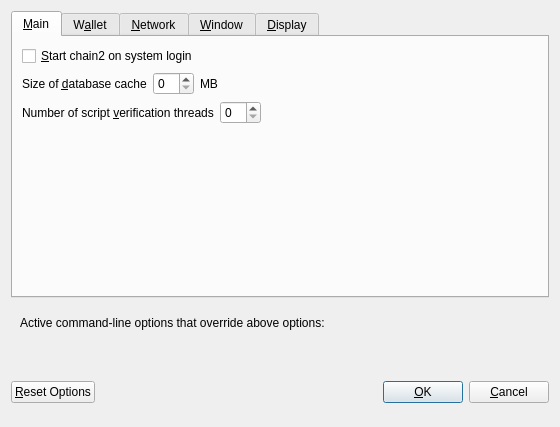
<?xml version="1.0" encoding="UTF-8"?>
<ui version="4.0">
 <class>OptionsDialog</class>
 <widget class="QDialog" name="OptionsDialog">
  <property name="geometry">
   <rect>
    <x>0</x>
    <y>0</y>
    <width>560</width>
    <height>400</height>
   </rect>
  </property>
  <property name="windowTitle">
   <string>Options</string>
  </property>
  <property name="modal">
   <bool>true</bool>
  </property>
  <layout class="QVBoxLayout" name="verticalLayout">
   <item>
    <widget class="QTabWidget" name="tabWidget">
     <property name="currentIndex">
      <number>0</number>
     </property>
     <widget class="QWidget" name="tabMain">
      <attribute name="title">
       <string>&amp;Main</string>
      </attribute>
      <layout class="QVBoxLayout" name="verticalLayout_Main">
       <item>
        <widget class="QCheckBox" name="bitcoinAtStartup">
         <property name="toolTip">
          <string>Automatically start chain2 after logging in to the system.</string>
         </property>
         <property name="text">
          <string>&amp;Start chain2 on system login</string>
         </property>
        </widget>
       </item>
       <item>
        <layout class="QHBoxLayout" name="horizontalLayout_2_Main">
         <item>
          <widget class="QLabel" name="databaseCacheLabel">
           <property name="text">
            <string>Size of &amp;database cache</string>
           </property>
           <property name="textFormat">
            <enum>Qt::PlainText</enum>
           </property>
           <property name="buddy">
            <cstring>databaseCache</cstring>
           </property>
          </widget>
         </item>
         <item>
          <widget class="QSpinBox" name="databaseCache"/>
         </item>
         <item>
          <widget class="QLabel" name="databaseCacheUnitLabel">
           <property name="text">
            <string>MB</string>
           </property>
           <property name="textFormat">
            <enum>Qt::PlainText</enum>
           </property>
          </widget>
         </item>
         <item>
          <spacer name="horizontalSpacer_2_Main">
           <property name="orientation">
            <enum>Qt::Horizontal</enum>
           </property>
           <property name="sizeHint" stdset="0">
            <size>
             <width>40</width>
             <height>20</height>
            </size>
           </property>
          </spacer>
         </item>
        </layout>
       </item>
       <item>
        <layout class="QHBoxLayout" name="horizontalLayout_3_Main">
         <item>
          <widget class="QLabel" name="threadsScriptVerifLabel">
           <property name="text">
            <string>Number of script &amp;verification threads</string>
           </property>
           <property name="textFormat">
            <enum>Qt::PlainText</enum>
           </property>
           <property name="buddy">
            <cstring>threadsScriptVerif</cstring>
           </property>
          </widget>
         </item>
         <item>
          <widget class="QSpinBox" name="threadsScriptVerif">
           <property name="toolTip">
            <string>(0 = auto, &lt;0 = leave that many cores free)</string>
           </property>
          </widget>
         </item>
         <item>
          <spacer name="horizontalSpacer_3_Main">
           <property name="orientation">
            <enum>Qt::Horizontal</enum>
           </property>
           <property name="sizeHint" stdset="0">
            <size>
             <width>40</width>
             <height>20</height>
            </size>
           </property>
          </spacer>
         </item>
        </layout>
       </item>
       <item>
        <spacer name="verticalSpacer_Main">
         <property name="orientation">
          <enum>Qt::Vertical</enum>
         </property>
         <property name="sizeHint" stdset="0">
          <size>
           <width>20</width>
           <height>40</height>
          </size>
         </property>
        </spacer>
       </item>
      </layout>
     </widget>
     <widget class="QWidget" name="tabWallet">
      <attribute name="title">
       <string>W&amp;allet</string>
      </attribute>
      <layout class="QVBoxLayout" name="verticalLayout_Wallet">
       <item>
        <widget class="QGroupBox" name="groupBox">
         <property name="title">
          <string>Expert</string>
         </property>
         <layout class="QVBoxLayout" name="verticalLayout_2">
          <item>
           <widget class="QCheckBox" name="coinControlFeatures">
            <property name="toolTip">
             <string>Whether to show coin control features or not.</string>
            </property>
            <property name="text">
             <string>Enable coin &amp;control features</string>
            </property>
           </widget>
          </item>
          <item>
           <widget class="QCheckBox" name="spendZeroConfChange">
            <property name="toolTip">
             <string>If you disable the spending of unconfirmed change, the change from a transaction cannot be used until that transaction has at least one confirmation. This also affects how your balance is computed.</string>
            </property>
            <property name="text">
             <string>&amp;Spend unconfirmed change</string>
            </property>
           </widget>
          </item>
         </layout>
        </widget>
       </item>
       <item>
        <spacer name="verticalSpacer_Wallet">
         <property name="orientation">
          <enum>Qt::Vertical</enum>
         </property>
         <property name="sizeHint" stdset="0">
          <size>
           <width>20</width>
           <height>40</height>
          </size>
         </property>
        </spacer>
       </item>
      </layout>
     </widget>
     <widget class="QWidget" name="tabNetwork">
      <attribute name="title">
       <string>&amp;Network</string>
      </attribute>
      <layout class="QVBoxLayout" name="verticalLayout_Network">
       <item>
        <widget class="QCheckBox" name="mapPortUpnp">
         <property name="toolTip">
          <string>Automatically open the Bitcoin client port on the router. This only works when your router supports UPnP and it is enabled.</string>
         </property>
         <property name="text">
          <string>Map port using &amp;UPnP</string>
         </property>
        </widget>
       </item>
       <item>
        <widget class="QCheckBox" name="allowIncoming">
         <property name="toolTip">
          <string>Accept connections from outside</string>
         </property>
         <property name="text">
          <string>Allow incoming connections</string>
         </property>
        </widget>
       </item>
       <item>
        <widget class="QCheckBox" name="connectSocks">
         <property name="toolTip">
          <string>Connect to the Bitcoin network through a SOCKS5 proxy.</string>
         </property>
         <property name="text">
          <string>&amp;Connect through SOCKS5 proxy (default proxy):</string>
         </property>
        </widget>
       </item>
       <item>
        <layout class="QHBoxLayout" name="horizontalLayout_1_Network">
         <item>
          <widget class="QLabel" name="proxyIpLabel">
           <property name="text">
            <string>Proxy &amp;IP:</string>
           </property>
           <property name="textFormat">
            <enum>Qt::PlainText</enum>
           </property>
           <property name="buddy">
            <cstring>proxyIp</cstring>
           </property>
          </widget>
         </item>
         <item>
          <widget class="QValidatedLineEdit" name="proxyIp">
           <property name="minimumSize">
            <size>
             <width>140</width>
             <height>0</height>
            </size>
           </property>
           <property name="maximumSize">
            <size>
             <width>140</width>
             <height>16777215</height>
            </size>
           </property>
           <property name="toolTip">
            <string>IP address of the proxy (e.g. IPv4: 127.0.0.1 / IPv6: ::1)</string>
           </property>
          </widget>
         </item>
         <item>
          <widget class="QLabel" name="proxyPortLabel">
           <property name="text">
            <string>&amp;Port:</string>
           </property>
           <property name="textFormat">
            <enum>Qt::PlainText</enum>
           </property>
           <property name="buddy">
            <cstring>proxyPort</cstring>
           </property>
          </widget>
         </item>
         <item>
          <widget class="QLineEdit" name="proxyPort">
           <property name="minimumSize">
            <size>
             <width>55</width>
             <height>0</height>
            </size>
           </property>
           <property name="maximumSize">
            <size>
             <width>55</width>
             <height>16777215</height>
            </size>
           </property>
           <property name="toolTip">
            <string>Port of the proxy (e.g. 9050)</string>
           </property>
          </widget>
         </item>
         <item>
          <spacer name="horizontalSpacer_1_Network">
           <property name="orientation">
            <enum>Qt::Horizontal</enum>
           </property>
           <property name="sizeHint" stdset="0">
            <size>
             <width>40</width>
             <height>20</height>
            </size>
           </property>
          </spacer>
         </item>
        </layout>
       </item>
       <item>
        <widget class="QGroupBox" name="groupBox_2">
         <property name="title">
          <string>Speed limits</string>
         </property>
         <layout class="QGridLayout" name="gridLayout">
          <item row="2" column="0">
           <widget class="QCheckBox" name="recvShapingEnable">
            <property name="text">
             <string>Incoming</string>
            </property>
           </widget>
          </item>
          <item row="1" column="0">
           <widget class="QCheckBox" name="sendShapingEnable">
            <property name="text">
             <string>Outgoing</string>
            </property>
           </widget>
          </item>
          <item row="1" column="3">
           <widget class="QSpinBox" name="sendBurstSpinbox">
            <property name="suffix">
             <string>%</string>
            </property>
            <property name="minimum">
             <number>100</number>
            </property>
            <property name="maximum">
             <number>1000</number>
            </property>
            <property name="singleStep">
             <number>10</number>
            </property>
            <property name="value">
             <number>160</number>
            </property>
           </widget>
          </item>
          <item row="1" column="2" rowspan="2">
           <widget class="QLabel" name="recvburstlabel_2">
            <property name="text">
             <string>KB/s</string>
            </property>
           </widget>
          </item>
          <item row="2" column="3">
           <widget class="QSpinBox" name="receiveBurstSpinbox">
            <property name="suffix">
             <string>%</string>
            </property>
            <property name="minimum">
             <number>100</number>
            </property>
            <property name="maximum">
             <number>1000</number>
            </property>
            <property name="singleStep">
             <number>10</number>
            </property>
            <property name="value">
             <number>160</number>
            </property>
           </widget>
          </item>
          <item row="1" column="4">
           <spacer name="horizontalSpacer">
            <property name="orientation">
             <enum>Qt::Horizontal</enum>
            </property>
            <property name="sizeHint" stdset="0">
             <size>
              <width>40</width>
              <height>20</height>
             </size>
            </property>
           </spacer>
          </item>
          <item row="3" column="3">
           <widget class="QLabel" name="recvburstlabel">
            <property name="text">
             <string>Burst</string>
            </property>
            <property name="alignment">
             <set>Qt::AlignCenter</set>
            </property>
           </widget>
          </item>
          <item row="1" column="1">
           <widget class="QSpinBox" name="sendAveSpinbox">
            <property name="minimum">
             <number>1</number>
            </property>
            <property name="maximum">
             <number>9999</number>
            </property>
           </widget>
          </item>
          <item row="2" column="1">
           <widget class="QSpinBox" name="recvAveSpinbox">
            <property name="minimum">
             <number>1</number>
            </property>
            <property name="maximum">
             <number>9999</number>
            </property>
           </widget>
          </item>
         </layout>
        </widget>
       </item>
       <item>
        <widget class="QLabel" name="errorText">
         <property name="text">
          <string/>
         </property>
        </widget>
       </item>
       <item>
        <spacer name="verticalSpacer_Network">
         <property name="orientation">
          <enum>Qt::Vertical</enum>
         </property>
         <property name="sizeHint" stdset="0">
          <size>
           <width>20</width>
           <height>1</height>
          </size>
         </property>
        </spacer>
       </item>
      </layout>
     </widget>
     <widget class="QWidget" name="tabWindow">
      <attribute name="title">
       <string>&amp;Window</string>
      </attribute>
      <layout class="QVBoxLayout" name="verticalLayout_Window">
       <item>
        <widget class="QCheckBox" name="hideTrayIcon">
         <property name="toolTip">
          <string>&amp;Hide the icon from the system tray.</string>
         </property>
         <property name="text">
          <string>Hide tray icon</string>
         </property>
        </widget>
       </item>
       <item>
        <widget class="QCheckBox" name="minimizeToTray">
         <property name="toolTip">
          <string>Show only a tray icon after minimizing the window.</string>
         </property>
         <property name="text">
          <string>&amp;Minimize to the tray instead of the taskbar</string>
         </property>
        </widget>
       </item>
       <item>
        <widget class="QCheckBox" name="minimizeOnClose">
         <property name="toolTip">
          <string>Minimize instead of exit the application when the window is closed. When this option is enabled, the application will be closed only after selecting Exit in the menu.</string>
         </property>
         <property name="text">
          <string>M&amp;inimize on close</string>
         </property>
        </widget>
       </item>
       <item>
        <spacer name="verticalSpacer_Window">
         <property name="orientation">
          <enum>Qt::Vertical</enum>
         </property>
         <property name="sizeHint" stdset="0">
          <size>
           <width>20</width>
           <height>40</height>
          </size>
         </property>
        </spacer>
       </item>
      </layout>
     </widget>
     <widget class="QWidget" name="tabDisplay">
      <attribute name="title">
       <string>&amp;Display</string>
      </attribute>
      <layout class="QVBoxLayout" name="verticalLayout_Display">
       <item>
        <layout class="QHBoxLayout" name="horizontalLayout_1_Display">
         <item>
          <widget class="QLabel" name="langLabel">
           <property name="text">
            <string>User Interface &amp;language:</string>
           </property>
           <property name="textFormat">
            <enum>Qt::PlainText</enum>
           </property>
           <property name="buddy">
            <cstring>lang</cstring>
           </property>
          </widget>
         </item>
         <item>
          <widget class="QValueComboBox" name="lang">
           <property name="toolTip">
            <string>The user interface language can be set here. This setting will take effect after restarting chain2.</string>
           </property>
          </widget>
         </item>
        </layout>
       </item>
       <item>
        <layout class="QHBoxLayout" name="horizontalLayout_2_Display">
         <item>
          <widget class="QLabel" name="unitLabel">
           <property name="text">
            <string>&amp;Unit to show amounts in:</string>
           </property>
           <property name="textFormat">
            <enum>Qt::PlainText</enum>
           </property>
           <property name="buddy">
            <cstring>unit</cstring>
           </property>
          </widget>
         </item>
         <item>
          <widget class="QValueComboBox" name="unit">
           <property name="toolTip">
            <string>Choose the default subdivision unit to show in the interface and when sending coins.</string>
           </property>
          </widget>
         </item>
        </layout>
       </item>
       <item>
        <layout class="QHBoxLayout" name="horizontalLayout_3_Display">
         <item>
          <widget class="QLabel" name="thirdPartyTxUrlsLabel">
           <property name="toolTip">
            <string>Third party URLs (e.g. a block explorer) that appear in the transactions tab as context menu items. %s in the URL is replaced by transaction hash. Multiple URLs are separated by vertical bar |.</string>
           </property>
           <property name="text">
            <string>Third party transaction URLs</string>
           </property>
           <property name="buddy">
            <cstring>thirdPartyTxUrls</cstring>
           </property>
          </widget>
         </item>
         <item>
          <widget class="QLineEdit" name="thirdPartyTxUrls">
           <property name="toolTip">
            <string>Third party URLs (e.g. a block explorer) that appear in the transactions tab as context menu items. %s in the URL is replaced by transaction hash. Multiple URLs are separated by vertical bar |.</string>
           </property>
          </widget>
         </item>
        </layout>
       </item>
       <item>
        <spacer name="verticalSpacer_Display">
         <property name="orientation">
          <enum>Qt::Vertical</enum>
         </property>
         <property name="sizeHint" stdset="0">
          <size>
           <width>20</width>
           <height>40</height>
          </size>
         </property>
        </spacer>
       </item>
      </layout>
     </widget>
    </widget>
   </item>
   <item>
    <widget class="QFrame" name="frame">
     <layout class="QVBoxLayout" name="verticalLayout_Bottom">
      <item>
       <layout class="QHBoxLayout" name="horizontalLayout_Bottom">
        <item>
         <widget class="QLabel" name="overriddenByCommandLineInfoLabel">
          <property name="text">
           <string>Active command-line options that override above options:</string>
          </property>
          <property name="textFormat">
           <enum>Qt::PlainText</enum>
          </property>
         </widget>
        </item>
        <item>
         <spacer name="horizontalSpacer_Bottom">
          <property name="orientation">
           <enum>Qt::Horizontal</enum>
          </property>
          <property name="sizeHint" stdset="0">
           <size>
            <width>40</width>
            <height>20</height>
           </size>
          </property>
         </spacer>
        </item>
       </layout>
      </item>
      <item>
       <widget class="QLabel" name="overriddenByCommandLineLabel">
        <property name="text">
         <string/>
        </property>
        <property name="textFormat">
         <enum>Qt::PlainText</enum>
        </property>
        <property name="wordWrap">
         <bool>true</bool>
        </property>
       </widget>
      </item>
     </layout>
    </widget>
   </item>
   <item>
    <layout class="QHBoxLayout" name="horizontalLayout_Buttons">
     <item>
      <widget class="QPushButton" name="resetButton">
       <property name="toolTip">
        <string>Reset all client options to default.</string>
       </property>
       <property name="text">
        <string>&amp;Reset Options</string>
       </property>
       <property name="autoDefault">
        <bool>false</bool>
       </property>
      </widget>
     </item>
     <item>
      <spacer name="horizontalSpacer_1">
       <property name="orientation">
        <enum>Qt::Horizontal</enum>
       </property>
       <property name="sizeHint" stdset="0">
        <size>
         <width>40</width>
         <height>48</height>
        </size>
       </property>
      </spacer>
     </item>
     <item>
      <widget class="QLabel" name="statusLabel">
       <property name="minimumSize">
        <size>
         <width>200</width>
         <height>0</height>
        </size>
       </property>
       <property name="font">
        <font>
         <weight>75</weight>
         <bold>true</bold>
        </font>
       </property>
       <property name="text">
        <string/>
       </property>
       <property name="textFormat">
        <enum>Qt::PlainText</enum>
       </property>
       <property name="wordWrap">
        <bool>true</bool>
       </property>
      </widget>
     </item>
     <item>
      <spacer name="horizontalSpacer_2">
       <property name="orientation">
        <enum>Qt::Horizontal</enum>
       </property>
       <property name="sizeHint" stdset="0">
        <size>
         <width>40</width>
         <height>48</height>
        </size>
       </property>
      </spacer>
     </item>
     <item>
      <widget class="QPushButton" name="okButton">
       <property name="text">
        <string>&amp;OK</string>
       </property>
       <property name="autoDefault">
        <bool>false</bool>
       </property>
       <property name="default">
        <bool>true</bool>
       </property>
      </widget>
     </item>
     <item>
      <widget class="QPushButton" name="cancelButton">
       <property name="text">
        <string>&amp;Cancel</string>
       </property>
       <property name="autoDefault">
        <bool>false</bool>
       </property>
      </widget>
     </item>
    </layout>
   </item>
  </layout>
 </widget>
 <customwidgets>
  <customwidget>
   <class>QValidatedLineEdit</class>
   <extends>QLineEdit</extends>
   <header>qvalidatedlineedit.h</header>
  </customwidget>
  <customwidget>
   <class>QValueComboBox</class>
   <extends>QComboBox</extends>
   <header>qvaluecombobox.h</header>
  </customwidget>
 </customwidgets>
 <resources/>
 <connections/>
</ui>
